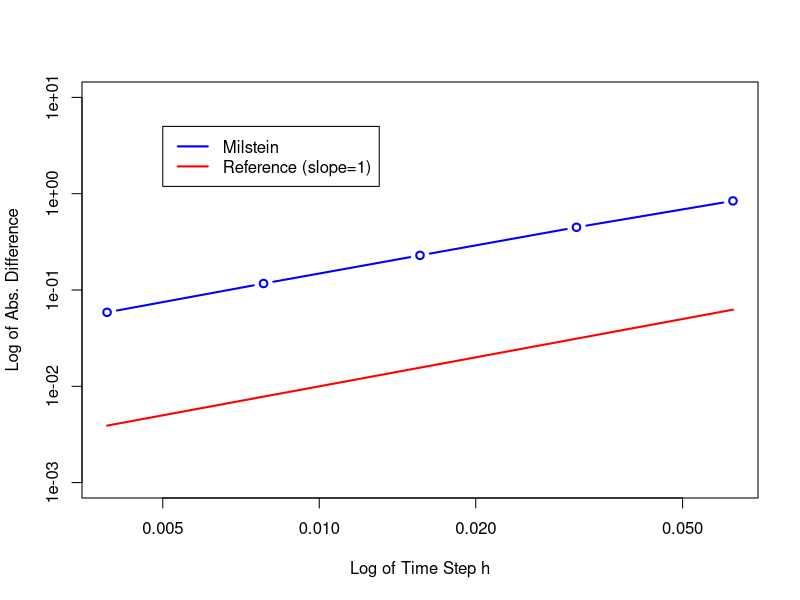
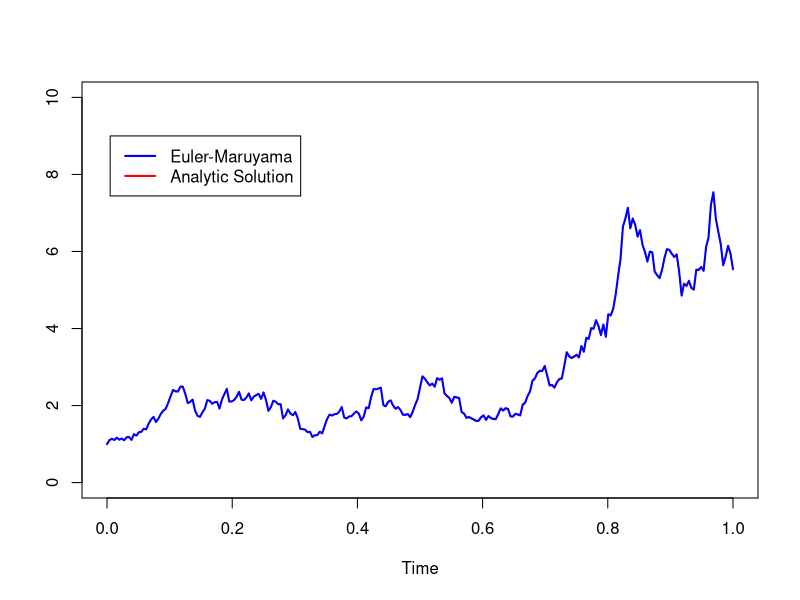

Recreate these plots in R, in order.
lamb  = 2
mu    = 1
Xzero = 1

################## PARTE I #########################
# Fazendo os gráficos dos erros
T  = 1
N  = 2**9 # number of discrete time steps
dt = T/N
M  = 2000 # number of repetitions
P  = 5
Xerr   = matrix(rep(0,M*P),ncol=P)

for(s in 1:M)
{
    dW = sqrt(dt)*rnorm(N)
    W  = cumsum(dW)
    
    # Analytic solution
    Xtrue = Xzero*exp((lamb-0.5*mu**2)*T+mu*W[length(W)])
    
    # Euler-Maruyama:
    for( p in 1:5 )
    {
        R=2**p
        L=N/R
        Dt=R*dt
        Xem=Xzero
        for( j in 1:floor(L))
        {
            Winc= sum(dW[(R*(j-1)+1):(R*j)])
            Xem = Xem + lamb*Xem*Dt + mu*Xem*Winc + 0.5*(mu^2)*Xem*(Winc^2-Dt)
        }
        Xerr[s,p]=abs(Xem-Xtrue)
    }
}

# Tirando a média do erro para cada p 
mXerr = colMeans(Xerr)

# Fazendo o gráfico do erro
dts = c(dt*2**(1:5))
plot(dts,mXerr,ylab="Log of Abs. Difference",
     xlab="Log of Time Step h",type="b",col="blue",ylim=c(0.001,10),lwd=2,log="xy")
lines(dts,dts,lwd=2,col="red")
legend(0.005, 5, legend=c("Milstein", "Reference (slope=1)"),
       col=c("blue", "red"), lty=1, lwd=2)


################## PARTE II #########################
# Fazendo os gráficos dos caminhos
p = 1
R=2**p
L=N/R
Dt=R*dt

set.seed(15) # Fazendo a semente ser 15 para dar sempre o mesmo caminho
time = seq(0,T,Dt)
dW = sqrt(dt)*rnorm(N)
    
# Analytic solution
XtrueV = rep(0,floor(L)+1)
XtrueV[1] = Xzero
for(j in 1:floor(L)){
    W = sum(dW[0:(R*j)])
    XtrueV[j+1] = Xzero*exp((lamb-0.5*mu**2)*(j*Dt)+mu*W)
}
    
# Euler-Maruyama:
XemV = rep(0,floor(L)+1)
XemV[1]=Xzero
for(j in 1:floor(L))
{
    Winc= sum(dW[(R*(j-1)+1):(R*j)])
    XemV[j+1] = XemV[j] + lamb*XemV[j]*Dt + mu*XemV[j]*Winc + 0.5*(mu^2)*XemV[j]*(Winc^2-Dt)
}
plot(time,XtrueV,ylab="",xlab="Time",type="l",col="red",ylim=c(0,10))
lines(time,XemV,type="l",lwd=2,col="blue")
legend(0.005,9, legend=c("Euler-Maruyama", "Analytic Solution"),
       col=c("blue", "red"), lty=1, lwd=2)
